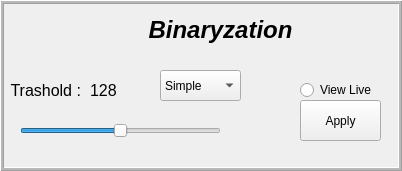
         <widget class="QFrame" name="frame">
          <property name="geometry">
           <rect>
            <x>0</x>
            <y>0</y>
            <width>402</width>
            <height>171</height>
           </rect>
          </property>
          <property name="sizePolicy">
           <sizepolicy hsizetype="Fixed" vsizetype="Preferred">
            <horstretch>0</horstretch>
            <verstretch>0</verstretch>
           </sizepolicy>
          </property>
          <property name="frameShape">
           <enum>QFrame::Box</enum>
          </property>
          <property name="frameShadow">
           <enum>QFrame::Raised</enum>
          </property>
          <property name="lineWidth">
           <number>1</number>
          </property>
          <property name="midLineWidth">
           <number>2</number>
          </property>
          <widget class="QSlider" name="qBinaryzationTrasholdSlider">
           <property name="geometry">
            <rect>
             <x>20</x>
             <y>120</y>
             <width>201</width>
             <height>22</height>
            </rect>
           </property>
           <property name="maximum">
            <number>255</number>
           </property>
           <property name="value">
            <number>128</number>
           </property>
           <property name="orientation">
            <enum>Qt::Horizontal</enum>
           </property>
          </widget>
          <widget class="QComboBox" name="qBinaryzationSetType">
           <property name="geometry">
            <rect>
             <x>160</x>
             <y>70</y>
             <width>81</width>
             <height>31</height>
            </rect>
           </property>
           <item>
            <property name="text">
             <string>Simple</string>
            </property>
           </item>
           <item>
            <property name="text">
             <string>Simple inv</string>
            </property>
           </item>
           <item>
            <property name="text">
             <string>Adaptive</string>
            </property>
           </item>
           <item>
            <property name="text">
             <string>Adaptive inv</string>
            </property>
           </item>
          </widget>
          <widget class="QPushButton" name="qBinaryzationApplyButton">
           <property name="geometry">
            <rect>
             <x>300</x>
             <y>100</y>
             <width>81</width>
             <height>41</height>
            </rect>
           </property>
           <property name="styleSheet">
            <string notr="true"/>
           </property>
           <property name="text">
            <string>Apply</string>
           </property>
          </widget>
          <widget class="QLabel" name="label">
           <property name="geometry">
            <rect>
             <x>20</x>
             <y>0</y>
             <width>401</width>
             <height>61</height>
            </rect>
           </property>
           <property name="font">
            <font>
             <pointsize>19</pointsize>
             <bold>true</bold>
             <kerning>true</kerning>
            </font>
           </property>
           <property name="text">
            <string>&lt;html&gt;&lt;head/&gt;&lt;body&gt;&lt;p align=&quot;center&quot;&gt;&lt;span style=&quot; font-size:18pt; font-weight:700; font-style:italic;&quot;&gt;Binaryzation&lt;/span&gt;&lt;/p&gt;&lt;/body&gt;&lt;/html&gt;</string>
           </property>
           <property name="textFormat">
            <enum>Qt::RichText</enum>
           </property>
          </widget>
          <widget class="QLabel" name="qBinaryzationTrasholdLabel">
           <property name="enabled">
            <bool>true</bool>
           </property>
           <property name="geometry">
            <rect>
             <x>10</x>
             <y>80</y>
             <width>71</width>
             <height>21</height>
            </rect>
           </property>
           <property name="font">
            <font>
             <pointsize>13</pointsize>
             <kerning>true</kerning>
            </font>
           </property>
           <property name="text">
            <string>&lt;html&gt;&lt;head/&gt;&lt;body&gt;&lt;p align=&quot;right&quot;&gt;&lt;span style=&quot; font-size:12pt;&quot;&gt;Trashold :&lt;/span&gt;&lt;/p&gt;&lt;/body&gt;&lt;/html&gt;</string>
           </property>
          </widget>
          <widget class="QLabel" name="qBinaryzationTrasholdValue">
           <property name="enabled">
            <bool>true</bool>
           </property>
           <property name="geometry">
            <rect>
             <x>90</x>
             <y>80</y>
             <width>51</width>
             <height>21</height>
            </rect>
           </property>
           <property name="font">
            <font>
             <pointsize>12</pointsize>
             <kerning>true</kerning>
            </font>
           </property>
           <property name="text">
            <string>&lt;html&gt;&lt;head/&gt;&lt;body&gt;&lt;p&gt;&lt;span style=&quot; font-size:12pt;&quot;&gt;128&lt;/span&gt;&lt;/p&gt;&lt;/body&gt;&lt;/html&gt;</string>
           </property>
          </widget>
          <widget class="QRadioButton" name="qBinaryzationViewLiveRB">
           <property name="geometry">
            <rect>
             <x>300</x>
             <y>80</y>
             <width>89</width>
             <height>20</height>
            </rect>
           </property>
           <property name="text">
            <string>View Live</string>
           </property>
          </widget>
         </widget>
